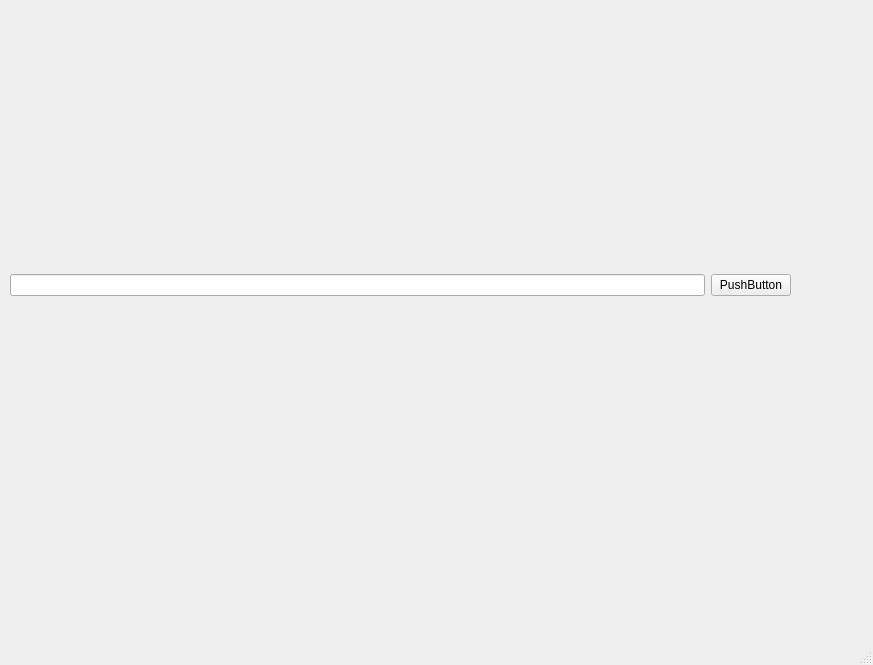
<?xml version="1.0" encoding="UTF-8"?>
<ui version="4.0">
 <class>MainWindow</class>
 <widget class="QMainWindow" name="MainWindow">
  <property name="geometry">
   <rect>
    <x>0</x>
    <y>0</y>
    <width>873</width>
    <height>665</height>
   </rect>
  </property>
  <property name="windowTitle">
   <string>MainWindow</string>
  </property>
  <widget class="QWidget" name="centralwidget">
   <widget class="QWidget" name="verticalLayoutWidget">
    <property name="geometry">
     <rect>
      <x>10</x>
      <y>10</y>
      <width>781</width>
      <height>551</height>
     </rect>
    </property>
    <layout class="QVBoxLayout" name="verticalLayout">
     <item>
      <layout class="QVBoxLayout" name="verticalLayout_5"/>
     </item>
     <item>
      <layout class="QHBoxLayout" name="horizontalLayout_4">
       <item>
        <widget class="QLineEdit" name="commandLine"/>
       </item>
       <item>
        <widget class="QPushButton" name="submitLine">
         <property name="text">
          <string>PushButton</string>
         </property>
        </widget>
       </item>
      </layout>
     </item>
    </layout>
   </widget>
  </widget>
  <widget class="QMenuBar" name="menubar">
   <property name="geometry">
    <rect>
     <x>0</x>
     <y>0</y>
     <width>873</width>
     <height>21</height>
    </rect>
   </property>
  </widget>
  <widget class="QStatusBar" name="statusbar"/>
 </widget>
 <resources/>
 <connections/>
</ui>
